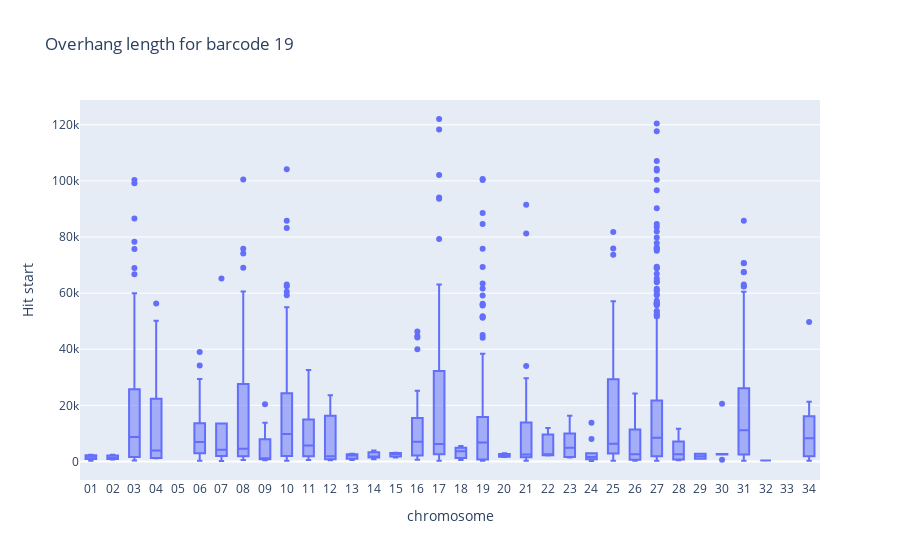

The cell this chart's notebook holds for it:
### Code cell
boxbarcode("19")

### Figure 1 — Plotly figure (JSON) as saved in the notebook; plotly's stock layout.template omitted (floating-point values rounded to 4 significant figures; data arrays with more than 128 entries replaced by an {"elided": "..."} marker saying what was removed)
{"data": [{"alignmentgroup": "True", "boxpoints": "outliers", "hovertemplate": "<b>%{hovertext}</b><br><br>chromosome=%{x}<br>Hit start=%{y}<extra></extra>", "hovertext": {"elided": "1244 str values"}, "legendgroup": "", "marker": {"color": "#636efa"}, "name": "", "notched": false, "offsetgroup": "", "orientation": "v", "showlegend": false, "type": "box", "x": {"elided": "1244 str values"}, "x0": " ", "xaxis": "x", "y": {"elided": "1244 int values"}, "y0": " ", "yaxis": "y"}], "layout": {"boxmode": "group", "legend": {"tracegroupgap": 0}, "title": {"text": "Overhang length for barcode 19"}, "xaxis": {"anchor": "y", "categoryarray": ["01", "02", "03", "04", "05", "06", "07", "08", "09", "10", "11", "12", "13", "14", "15", "16", "17", "18", "19", "20", "21", "22", "23", "24", "25", "26", "27", "28", "29", "30", "31", "32", "33", "34"], "categoryorder": "array", "domain": [0, 1], "title": {"text": "chromosome"}}, "yaxis": {"anchor": "x", "domain": [0, 1], "title": {"text": "Hit start"}}}}
